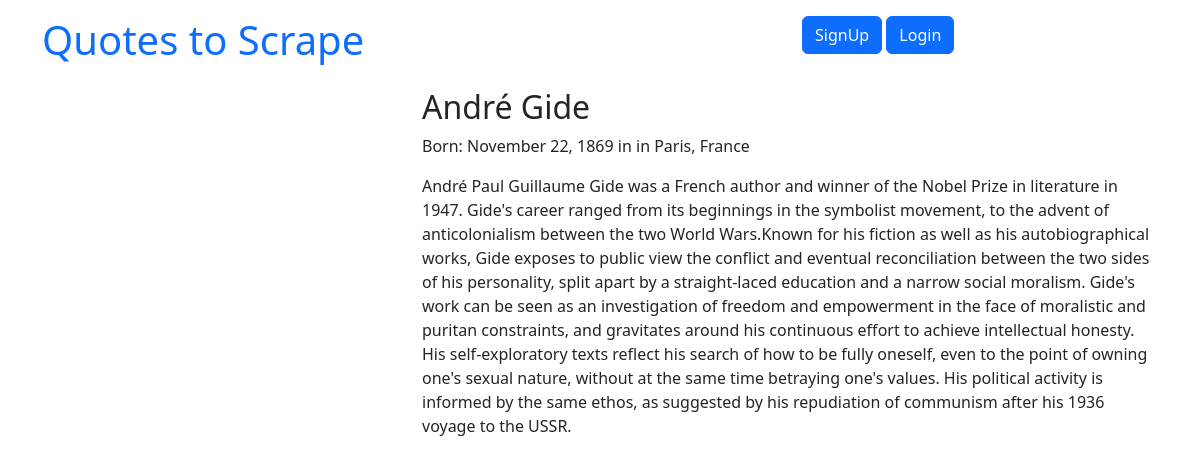
The app's page /author/4/ with its own data.
### quotes/models.py (models this page shows, shortened)
class Author(models.Model):
    fullname = models.CharField(max_length=50)
    born_date = models.CharField(max_length=50)
    born_location = models.CharField(max_length=150)
    description = models.TextField()
    created_at = models.DateTimeField(auto_now_add=True)

### quotes/views.py (the view)
# urls.py: path('author/<int:author_id>/', author_detail, name='author'),
def author_detail(request, author_id):
    author = get_object_or_404(Author, pk=author_id)
    return render(request, 'quotes/author_detail.html', {'author': author})

### quotes/templates/quotes/author_detail.html
{% extends 'quotes/base.html' %}
{% block content %}
  <h2>{{ author.fullname }}</h2>
  <p>Born: {{ author.born_date }} in {{ author.born_location }}</p>
  <p>{{ author.description }}</p>
{% endblock %}

### records on screen
Author: fullname "André Gide", born_date "November 22, 1869", born_location "in Paris, France", description "André Paul Guillaume Gide was a French author and winner of the Nobel Prize in literature in 1947. Gide's career ranged from its beginnings in the symbolist movement, to the advent of anticolonialism between the two World Wars.Known for his fiction as well as his autobiographical works, Gide exposes to public view the conflict and eventual reconciliation between the two sides of his personality, split apart by a straight-laced education and a narrow social moralism. Gide's work can be seen as an investigation of freedom and empowerment in the face of moralistic and puritan constraints, and gravitates around his continuous effort to achieve intellectual honesty. His self-exploratory texts…"
